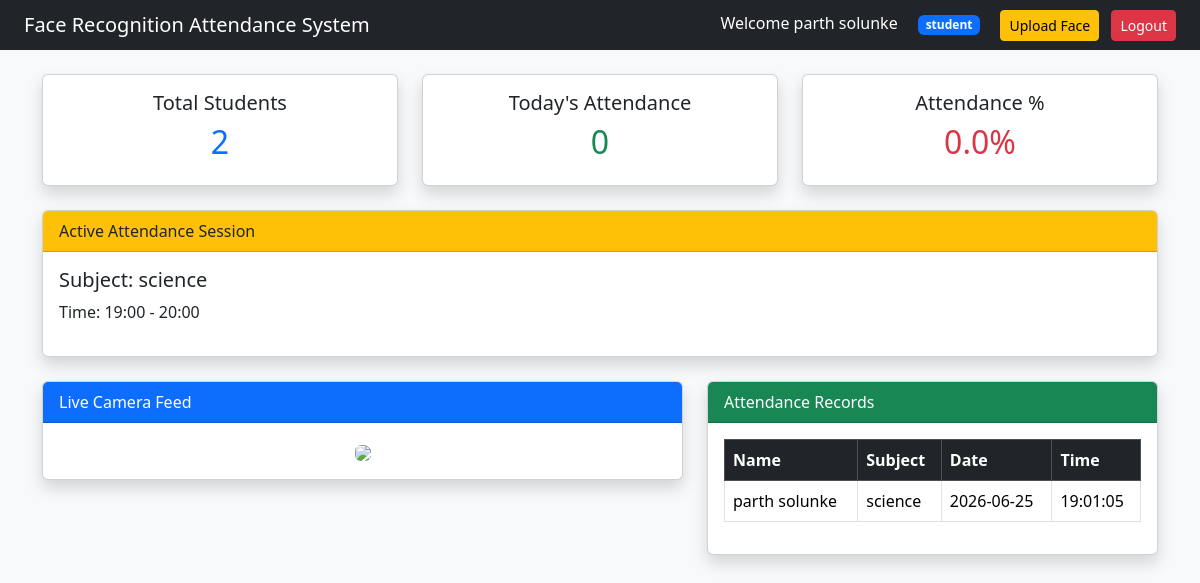
Screenshot of / (signed in) with the database file from the repository.
### tables this page shows
CREATE TABLE attendance (

    id INTEGER PRIMARY KEY AUTOINCREMENT,

    username TEXT NOT NULL,

    subject TEXT NOT NULL,

    date TEXT NOT NULL,

    time TEXT NOT NULL
);

CREATE TABLE active_session (

    id INTEGER PRIMARY KEY AUTOINCREMENT,

    subject TEXT NOT NULL,

    start_time TEXT NOT NULL,

    end_time TEXT NOT NULL
);

### app.py (the view)
@app.route("/")
def dashboard():
    if "user" not in session:
        return redirect(
            url_for("login")
        )
    conn = sqlite3.connect(
        "users.db"
    )
    cursor = conn.cursor()
    if session["role"] == "admin":
        cursor.execute(
            """
            SELECT username,
                   subject,
                   date,
                   time

            FROM attendance

            ORDER BY id DESC
            """
        )
    else:
        cursor.execute(
            """
            SELECT username,
                   subject,
                   date,
                   time

            FROM attendance

            WHERE username=?

            ORDER BY id DESC
            """,
            (session["user"],)
        )
    attendance_data = cursor.fetchall()
    cursor.execute(
        """
        SELECT COUNT(*)
        FROM users
        WHERE role='student'
        """
    )
    total_students = cursor.fetchone()[0]
    today_date = datetime.now().strftime(
        "%Y-%m-%d"
    )
    cursor.execute(
        """
        SELECT COUNT(DISTINCT username)
        FROM attendance
        WHERE date=?
        """,
        (today_date,)
    )
    today_attendance = cursor.fetchone()[0]
    attendance_percentage = 0
    if total_students > 0:
        attendance_percentage = round(
            (
                today_attendance /
                total_students
            ) * 100,
            2
        )
    cursor.execute(
        """
        SELECT subject,
               start_time,
               end_time

        FROM active_session

        LIMIT 1
        """
    )
    active_session = cursor.fetchone()
    conn.close()
    return render_template(
        "index.html",
        attendance=attendance_data,
        username=session["user"],
        role=session["role"],
        active_session=active_session,
        total_students=total_students,
        today_attendance=today_attendance,
        attendance_percentage=attendance_percentage
    )

### templates/index.html (shortened to what this page needs)
<!DOCTYPE html>
<html lang="en">
<head>
    <link
        href="https://cdn.jsdelivr.net/npm/bootstrap@5.3.3/dist/css/bootstrap.min.css"
        rel="stylesheet">
</head>
<body class="bg-light">
    <nav class="navbar navbar-dark bg-dark px-4">
        <span class="navbar-brand mb-0 h1">
            Face Recognition Attendance System
        </span>
        <div>
            <span class="text-white me-3">
                Welcome {{ username }}
            </span>
            <span class="badge bg-primary me-3">
                {{ role }}
            </span>
            <a href="/upload"
               class="btn btn-warning btn-sm me-2">
                Upload Face
            </a>
            <a href="/logout"
               class="btn btn-danger btn-sm">
                Logout
            </a>
        </div>
    </nav>
    <div class="container mt-4">
<div class="row mb-4">
    <div class="col-md-4">
        <div class="card shadow text-center">
            <div class="card-body">
                <h5>Total Students</h5>
                <h2 class="text-primary">
                    {{ total_students }}
                </h2>
            </div>
        </div>
    </div>
    <div class="col-md-4">
        <div class="card shadow text-center">
            <div class="card-body">
                <h5>Today's Attendance</h5>
                <h2 class="text-success">
                    {{ today_attendance }}
                </h2>
            </div>
        </div>
    </div>
    <div class="col-md-4">
        <div class="card shadow text-center">
            <div class="card-body">
                <h5>Attendance %</h5>
                <h2 class="text-danger">
                    {{ attendance_percentage }}%
                </h2>
            </div>
        </div>
    </div>
</div>
        <div class="card shadow mb-4">
            <div class="card-header bg-warning">
                Active Attendance Session
            </div>
            <div class="card-body">
                {% if active_session %}
                    <h5>
                        Subject:
                        {{ active_session[0] }}
                    </h5>
                    <p>
                        Time:
                        {{ active_session[1] }}
                        -
                        {{ active_session[2] }}
                    </p>
                {% else %}
                    <p>
                        No active session
                    </p>
                {% endif %}
            </div>
        </div>
        <div class="row">
            <div class="col-lg-7">
                <div class="card shadow">
                    <div class="card-header bg-primary text-white">
                        Live Camera Feed
                    </div>
                    <div class="card-body text-center">
                        <img src="{{ url_for('video_feed') }}"
                             class="img-fluid rounded">
                    </div>
                </div>
            </div>
            <div class="col-lg-5">
                <div class="card shadow">
                    <div class="card-header bg-success text-white">
                        Attendance Records
                    </div>
                    <div class="card-body">
                        <div class="table-responsive">
                            <table class="table table-bordered table-hover">
                                <thead class="table-dark">
                                    <tr>
                                        <th>Name</th>
                                        <th>Subject</th>
                                        <th>Date</th>
                                        <th>Time</th>
                                    </tr>
                                </thead>
                                <tbody>
                                    {% for row in attendance %}
                                    <tr>
                                        <td>{{ row[0] }}</td>
                                        <td>{{ row[1] }}</td>
                                        <td>{{ row[2] }}</td>
                                        <td>{{ row[3] }}</td>
                                    </tr>
                                    {% endfor %}
                                </tbody>
                            </table>
                        </div>
                    </div>
                </div>
            </div>
        </div>
    </div>
</body>
</html>

### rows the page displays
attendance: username "parth solunke", subject "science", date "2026-06-25", time "19:01:05"
active_session: subject "science", start_time "19:00", end_time "20:00"

### other values shown
{{ role }} "student"
{{ total_students }} "2"
{{ today_attendance }} "0"
{{ attendance_percentage }} "0.0"
